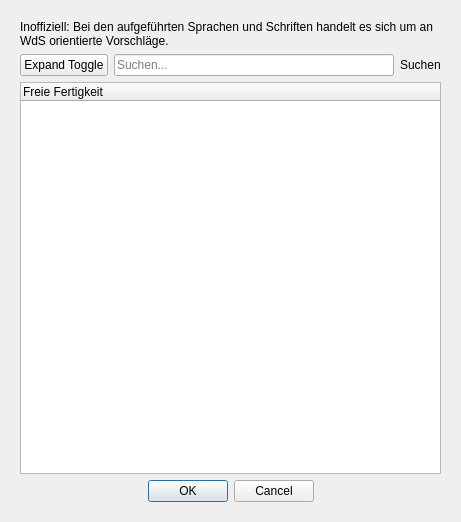
<?xml version="1.0" encoding="UTF-8"?>
<ui version="4.0">
 <class>Dialog</class>
 <widget class="QDialog" name="Dialog">
  <property name="windowModality">
   <enum>Qt::WindowModality::ApplicationModal</enum>
  </property>
  <property name="geometry">
   <rect>
    <x>0</x>
    <y>0</y>
    <width>461</width>
    <height>522</height>
   </rect>
  </property>
  <property name="windowTitle">
   <string>Taverne - Freie Fertigkeit wählen...</string>
  </property>
  <layout class="QGridLayout" name="gridLayout">
   <item row="0" column="0">
    <widget class="QWidget" name="verticalLayout_2" native="true">
     <property name="sizePolicy">
      <sizepolicy hsizetype="Preferred" vsizetype="Preferred">
       <horstretch>1</horstretch>
       <verstretch>0</verstretch>
      </sizepolicy>
     </property>
     <layout class="QVBoxLayout" name="verticalLayout2">
      <item>
       <widget class="QLabel" name="labelUnofficial">
        <property name="text">
         <string>Inoffiziell: Bei den aufgeführten Sprachen und Schriften handelt es sich um an WdS orientierte Vorschläge.</string>
        </property>
        <property name="wordWrap">
         <bool>true</bool>
        </property>
       </widget>
      </item>
      <item>
       <layout class="QHBoxLayout" name="horizontalLayout">
        <item>
         <widget class="QPushButton" name="buttonExpandToggle">
          <property name="font">
           <font>
            <hintingpreference>PreferNoHinting</hintingpreference>
           </font>
          </property>
          <property name="text">
           <string>Expand Toggle</string>
          </property>
          <property name="class" stdset="0">
           <string>icon</string>
          </property>
         </widget>
        </item>
        <item>
         <widget class="QLineEdit" name="nameFilterEdit">
          <property name="placeholderText">
           <string>Suchen...</string>
          </property>
          <property name="clearButtonEnabled">
           <bool>true</bool>
          </property>
         </widget>
        </item>
        <item>
         <widget class="QLabel" name="labelFilter">
          <property name="font">
           <font>
            <hintingpreference>PreferNoHinting</hintingpreference>
           </font>
          </property>
          <property name="text">
           <string>Suchen</string>
          </property>
          <property name="class" stdset="0">
           <string>icon</string>
          </property>
         </widget>
        </item>
       </layout>
      </item>
      <item>
       <widget class="QTreeWidget" name="treeFerts">
        <property name="sizePolicy">
         <sizepolicy hsizetype="Expanding" vsizetype="Expanding">
          <horstretch>0</horstretch>
          <verstretch>0</verstretch>
         </sizepolicy>
        </property>
        <property name="editTriggers">
         <set>QAbstractItemView::EditTrigger::NoEditTriggers</set>
        </property>
        <property name="showDropIndicator" stdset="0">
         <bool>false</bool>
        </property>
        <property name="alternatingRowColors">
         <bool>true</bool>
        </property>
        <property name="sortingEnabled">
         <bool>false</bool>
        </property>
        <property name="allColumnsShowFocus">
         <bool>true</bool>
        </property>
        <attribute name="headerVisible">
         <bool>true</bool>
        </attribute>
        <attribute name="headerCascadingSectionResizes">
         <bool>false</bool>
        </attribute>
        <attribute name="headerDefaultSectionSize">
         <number>150</number>
        </attribute>
        <attribute name="headerStretchLastSection">
         <bool>true</bool>
        </attribute>
        <column>
         <property name="text">
          <string>Freie Fertigkeit</string>
         </property>
        </column>
       </widget>
      </item>
      <item>
       <widget class="QDialogButtonBox" name="buttonBox">
        <property name="orientation">
         <enum>Qt::Orientation::Horizontal</enum>
        </property>
        <property name="standardButtons">
         <set>QDialogButtonBox::StandardButton::Cancel|QDialogButtonBox::StandardButton::Ok</set>
        </property>
        <property name="centerButtons">
         <bool>true</bool>
        </property>
       </widget>
      </item>
     </layout>
    </widget>
   </item>
  </layout>
 </widget>
 <tabstops>
  <tabstop>nameFilterEdit</tabstop>
  <tabstop>treeFerts</tabstop>
 </tabstops>
 <resources/>
 <connections>
  <connection>
   <sender>buttonBox</sender>
   <signal>accepted()</signal>
   <receiver>Dialog</receiver>
   <slot>accept()</slot>
   <hints>
    <hint type="sourcelabel">
     <x>248</x>
     <y>254</y>
    </hint>
    <hint type="destinationlabel">
     <x>157</x>
     <y>274</y>
    </hint>
   </hints>
  </connection>
  <connection>
   <sender>buttonBox</sender>
   <signal>rejected()</signal>
   <receiver>Dialog</receiver>
   <slot>reject()</slot>
   <hints>
    <hint type="sourcelabel">
     <x>316</x>
     <y>260</y>
    </hint>
    <hint type="destinationlabel">
     <x>286</x>
     <y>274</y>
    </hint>
   </hints>
  </connection>
 </connections>
</ui>
